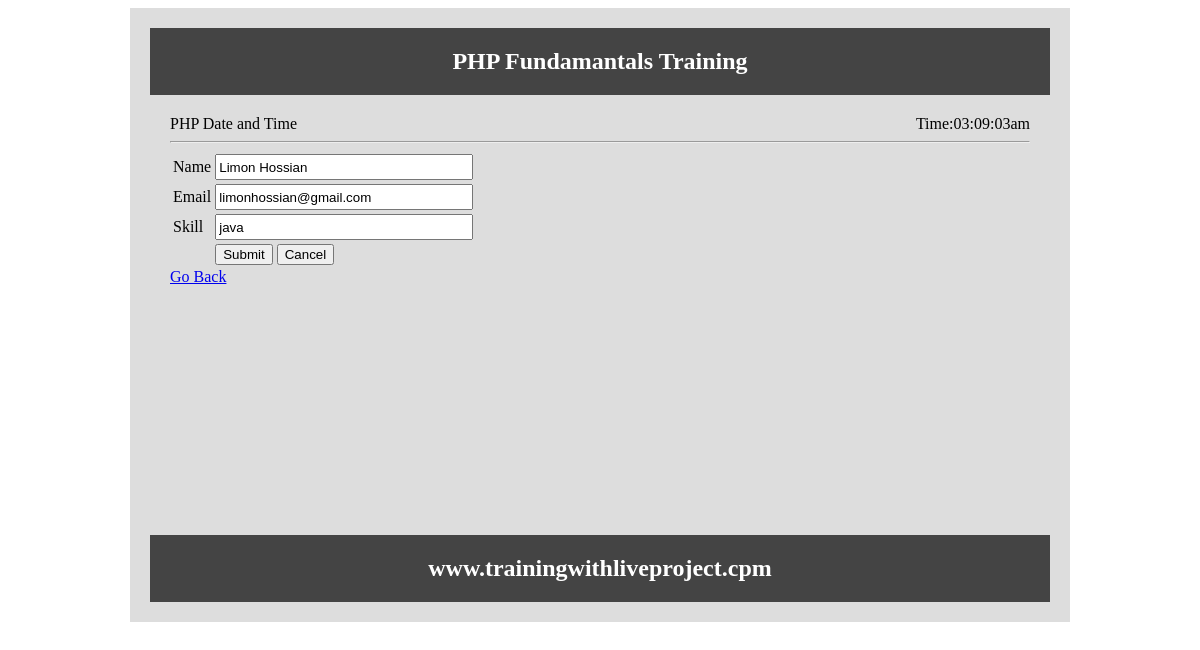
The page /update.php?id=3 on the database its author committed.
### tables this page shows
CREATE TABLE `tbl_user` (
  `id` int(11) NOT NULL,
  `name` varchar(50) NOT NULL,
  `email` varchar(255) NOT NULL,
  `skill` varchar(50) NOT NULL
);

### Database.php (called while the page is built, shortened)
<?php
class Database{
	public $host = DB_HOST;
	public $user = DB_USER;
	public $pass = DB_PASS;
	public $dbname = DB_NAME;
	public $link;
	private function connectDB(){
		$this->link = new mysqli($this->host,$this->user,$this->pass,$this->dbname);
	}
	public function select($query){
		$result = $this->link->query($query)or die ($this->link->error.__LINE__);
		if($result->num_rows > 0){
			return $result;
		}
		else{
			return false;
		}
	}
 }
?>

### update.php (the view, shortened to what this page needs)
<?php
include 'inc/header.php';
include 'Database.php';
$db = new Database();
 $id = mysqli_real_escape_string($db->link, $_GET['id']);
 $query = "SELECT * FROM tbl_user WHERE `id` = '$id' ";
 $getData = $db->select($query)->fetch_assoc();
?>
<form action="update.php?id=<?php echo $id;?>" method="post">
<table>
 <tr>
  <td>Name</td>
   <td><input type="text" name="name" value="<?php echo $getData['name']?>"/></td>
  </tr>
 <tr>
   <td>Email</td>
      <td><input type="text" name="email" value="<?php echo $getData['email']?>"/></td>
 </tr>
 <tr>
  <td>Skill</td>
      <td><input type="text" name="skill" value="<?php echo $getData['skill']?>"/></td>
 </tr>
 <tr>
   <td></td>
   <td>
     <input type="submit" name="submit" value="Submit"/>
	 <input type="reset" Value="Cancel"/>
   </td>
 </tr>
 </table>
</form>
<a href="index.php">Go Back</a>
<?php include 'inc/footer.php';?>

### inc/header.php (style rules this page uses)
input[type="text"] { width:250px;height:20px; }

### rows shown on the page
tbl_user: name "Limon Hossian", email "limonhossian@gmail.com", skill "java"
